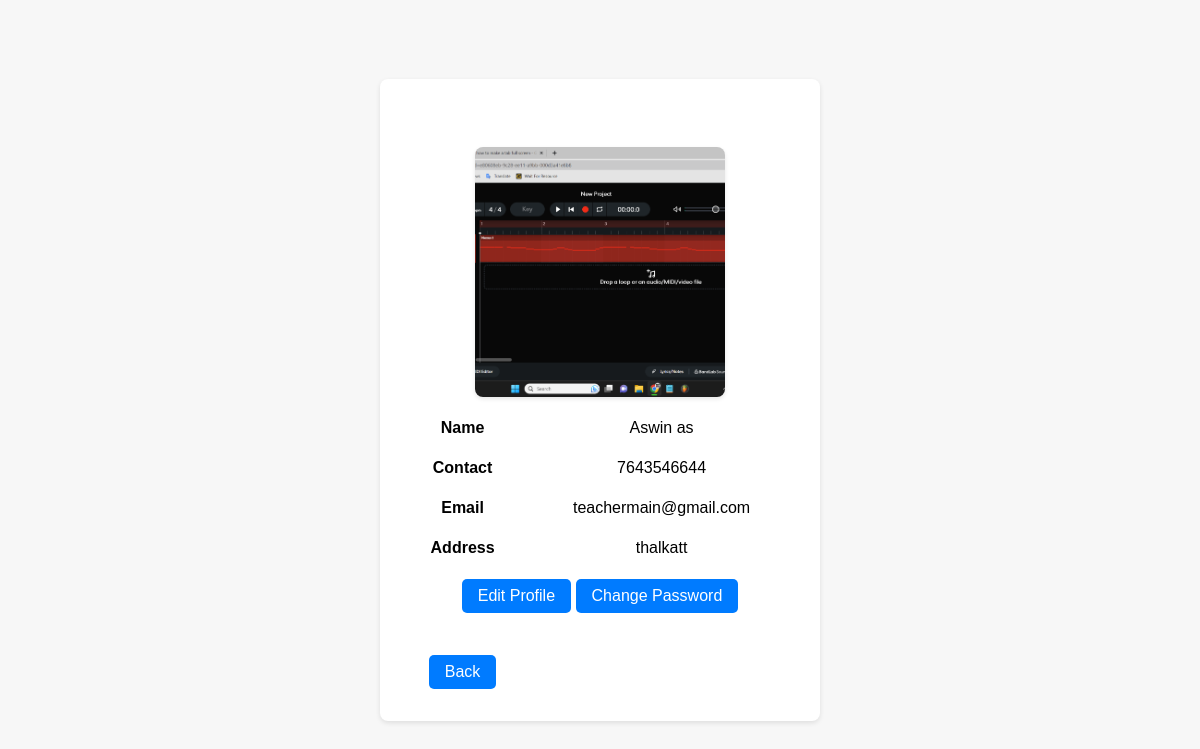
/Teacher/Myprofile/ (signed in), run on the app's committed database.
### Guest/models.py (models this page shows)
class tbl_teacher(models.Model):
    teacher_name=models.CharField(max_length=50)
    teacher_contact=models.CharField(max_length=15)
    teacher_email=models.EmailField()
    teacher_password=models.CharField(max_length=50,unique=True)
    teacher_address=models.TextField()
    teacher_photo=models.FileField(upload_to='TeacherDocs/')
    teacher_proof=models.FileField(upload_to='TeacherDocs/')
    teacher_status=models.IntegerField(default=0)
    teacher_gender=models.CharField(max_length=10)
    place_id=models.ForeignKey(tbl_place,on_delete=models.CASCADE)
    subject_id=models.ForeignKey(tbl_subject,on_delete=models.CASCADE)

### Teacher/views.py (the view)
# urls.py: path('Myprofile/', views.Myprofile,name="myprofile"),
def Myprofile(request):
    teacherdata=tbl_teacher.objects.get(id=request.session['tid'])
    return render(request,"Teacher/Myprofile.html",{'teacher':teacherdata})

### Teacher/Templates/Teacher/Myprofile.html (shortened to what this page needs)
<!DOCTYPE html>
<html lang="en">
<head>
</head>
<body>
    <div class="container">
        <form action="" method="post">
            <br>
            <table>
                <br>
                <tr>
                    <td colspan="2" align="center"><img src="{{ teacher.teacher_photo.url }}" alt="img"></td>
                </tr>
                <tr>
                    <th>Name</th>
                    <td>{{ teacher.teacher_name }}</td>
                </tr>
                <tr>
                    <th>Contact</th>
                    <td>{{ teacher.teacher_contact }}</td>
                </tr>
                <tr>
                    <th>Email</th>
                    <td>{{ teacher.teacher_email }}</td>
                </tr>
                <tr>
                    <th>Address</th>
                    <td>{{ teacher.teacher_address }}</td>
                </tr>
                <tr>
                    <td colspan="2">
                        <a href="{% url 'wteacher:editprofile' %}" class="btn">Edit Profile</a>
                        <a href="{% url 'wteacher:changepassword' %}" class="btn">Change Password</a>
                    </td>
                </tr>
                <tr>
                    <td colspan="2" class="back-button">
                        <a href="#" onclick="history.go(-1);" class="btn">Back</a>
                    </td>
                </tr>
            </table>
        </form>
    </div>
</body>
</html>

### Teacher/Templates/Teacher/Myprofile.html (style rules this page uses)
body { font-family: Arial, sans-serif; background-color: #f7f7f7; margin: 0; padding: 0; display: flex; justify-content: center; align-items: center; height: 100vh; }
form { width: 400px; padding: 20px; border-radius: 8px; background-color: #fff; box-shadow: 0px 2px 5px rgba(0, 0, 0, 0.1); }
table { width: 100%; }
td { padding: 10px; text-align: center; }
img { display: block; margin: 0 auto; width: 250px; height: 250px; object-fit: cover; border-radius: 8px; box-shadow: 0 2px 4px rgba(0, 0, 0, 0.1); }
.btn { display: inline-block; padding: 8px 16px; background-color: #007bff; color: #fff; text-decoration: none; border-radius: 5px; transition: background-color 0.3s; }
a { text-decoration: none; color: #007bff; }
.back-button { display: block; text-align: center; margin-top: 20px; }

### data on the page
tbl_teacher: teacher_photo (picture), teacher_name "Aswin as", teacher_contact "7643546644", teacher_email "teachermain@gmail.com", teacher_address "thalkatt"
